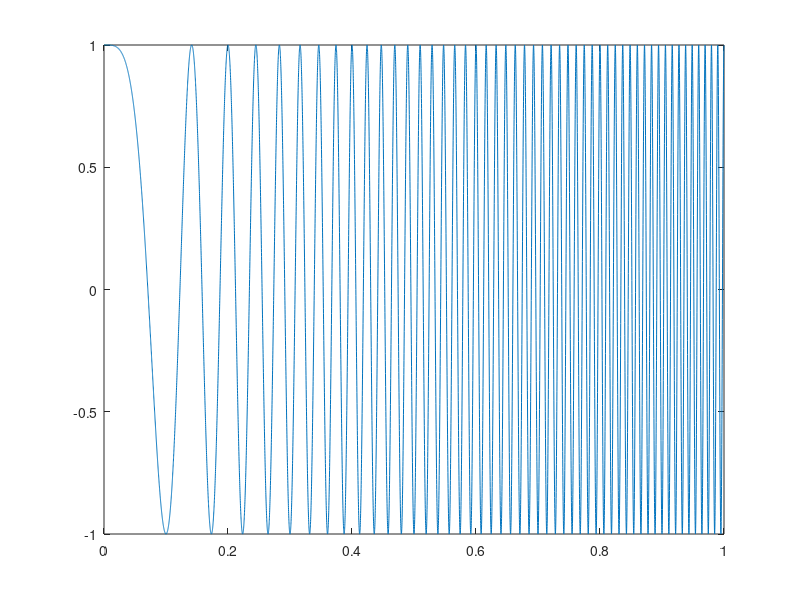

Write MATLAB code to recreate this figure. (Note: this script raises an error after producing the figure.)
N = 10000; % number of samples
M = 11;        % Order of filter
% Generate S(n)
n = 0:N-1;
s = chirp(n, 0, N, 0.01);
Pw = mean(s.^2);
figure(1);
plot(n/N,s);  % linear chirp signal

% Generate u(n)
u = randn(1, N+500);
u = u(501:end);
%figure;
%plot(n,u);

% Generate v(n)
LPF = fir1(M,0.5);
v = filter(LPF,1,u);
%figure;
%plot(n,v);

d = s + v;
sigma_d = var(d);
%figure;
%plot(n,d);

% Wiener Filter
%calculater R, P
order = M;
R = corrmat(u, u, order);
P = crossmat(u, d, order);
%find optimum weight
 Wo = inv(R) * P;
y_wiener = filter(Wo, 1, u);
e = d - y_wiener;  % error signal [system output signal]
MMSE = mean(e.^2);

figure(2);
plot(n/N, e);